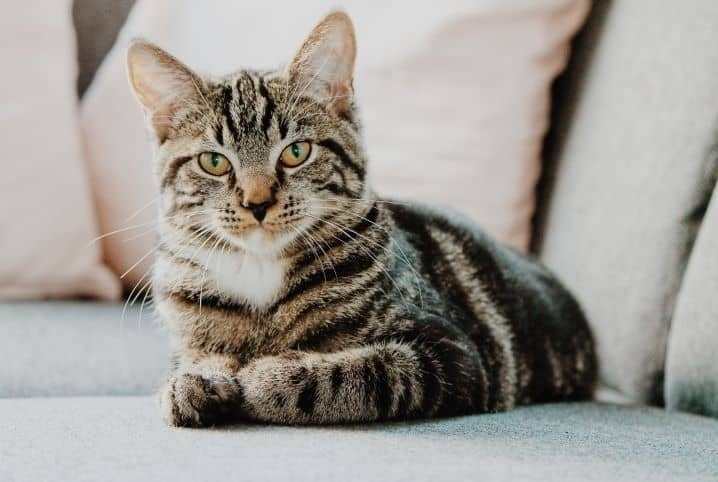
#> input picture gato.jpg, 718 x 482 px
$ python Cap2-Ex2.py
#> lines starting #> are read from the running program, lines starting #| are printed output that depends on the picture
import cv2 # biblioteca Opencv em Python

imagem = cv2.imread('gato.jpg') #lê a imagem
#> imagem is the input picture: shape (482, 718, 3); mean B, G, R 147.4, 153.3, 157.5
for y in range(0, imagem.shape[0]): # percorre as linhas
    for x in range(0, imagem.shape[1]): # percorre as colunas

        imagem[y, x] = (255, 0, 0) #as coordenadas x e y serão transformada para o espectro apenas azul puro
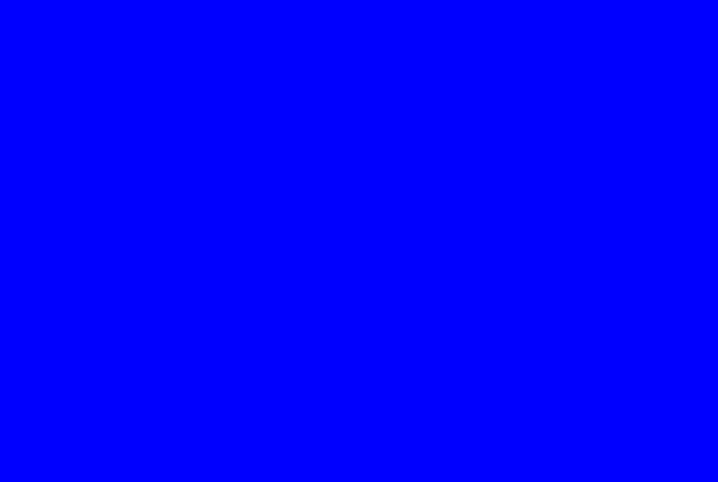
#> imagem: shape (482, 718, 3); mean B, G, R 255, 0, 0

cv2.imshow("Imagem modificada", imagem) # apresenta a imagem

cv2.waitKey(0) # espera pressionar qualquer tecla
